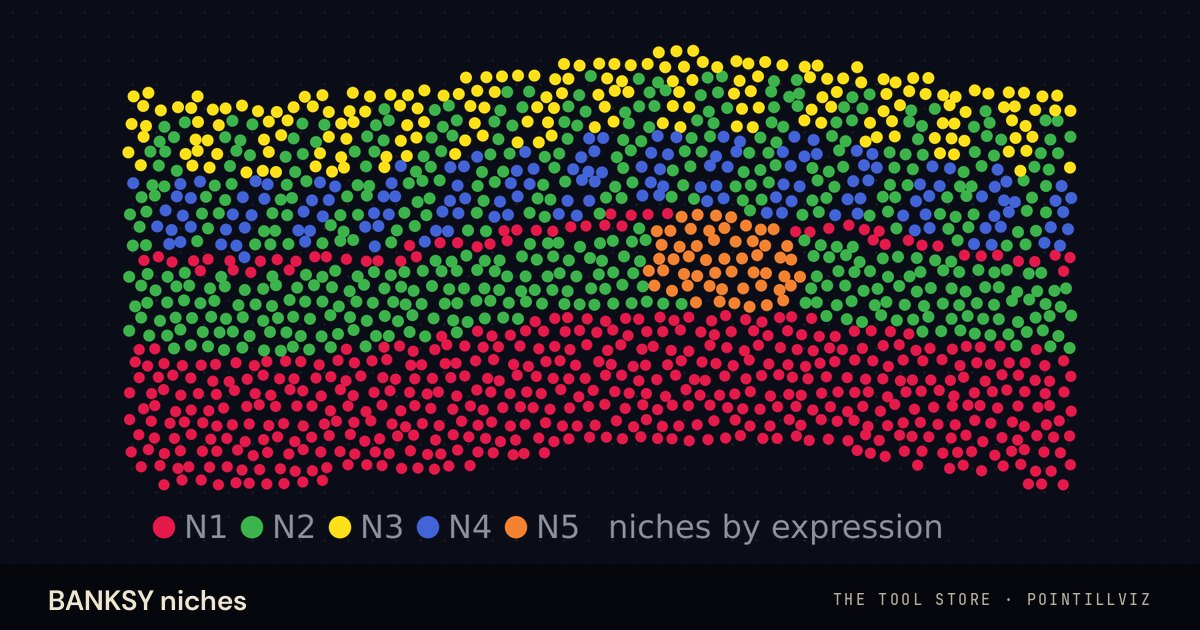
#> input picture assets/media/social/banksy-niches.jpg, 1200 x 630 px
$ python -i build_store_data.py   (imports and definitions only)
#> lines starting #> are read from the running program, lines starting #| are printed output that depends on the picture
#!/usr/bin/env python3
"""Build the Tool Store's data from the PointillViz tool registry's index.

    pixi run --manifest-path _build/pixi.toml build           # the public registry, into this site
    python -I _build/build_store_data.py --index PATH|URL     # any other index.json
    python -I _build/build_store_data.py --index PATH --registry DIR --out DIR
                                                     # a test copy, from a registry checkout

The rebuild workflow runs the first line every hour and commits what changed. It
needs rsvg-convert and Pillow: the environment of _build/pixi.toml, whose lock
pins them, so that the same index always gives the same bytes.

Reads, never writes:
    <index>                               the registry's index.json: each tool's latest
                                          version (manifest, bundle URL and size, gate
                                          report, release date) and the Coming soon list
    <registry>/tools/<id>/README.md       the tool's page text   } when the registry checkout
    <registry>/tools/<id>/preview.svg     its card artwork       } has them; otherwise the
                                                                 } index's readme_url, preview_url

Writes (into store/, or --out):
    data/tools.json                       one record per tool, latest version
    data/tools-index.json                 the same tools, card fields only (what the gallery loads)
    assets/media/tools/<id>.webp          card artwork, 720 x 420
    assets/media/tools/<id>@2x.webp       card artwork, 1440 x 840
    assets/media/social/<id>.jpg          1200 x 630 link preview of a tool
    assets/media/social/store.jpg         1200 x 630 link preview of the gallery

The site copies no tool's code: a tool page links to its bundle (the index's
bundle.url) and to its folder in the public registry (source_url).

Every string in the registry is author-controlled. The README is converted with a
small Markdown subset (a port of the local store's renderer) that escapes all
text and allows only http(s) links; its formulas become MathML built from our
own element names around escaped text. The SVG artwork is rasterized (from
stdin, so it cannot reach other files) instead of being served as SVG, after a
full-size backdrop the author drew first is dropped, so that every artwork sits
on the store's own plate.
"""
from __future__ import annotations

import argparse
import hashlib
import html
import io
import json
import math
import os
import re
import shutil
import subprocess
import sys
import unicodedata
import urllib.parse
import urllib.request
from datetime import datetime
from pathlib import Path

from PIL import Image, ImageDraw, ImageFont

# realpath: a link to this file elsewhere still finds the site and the fonts.
HERE = os.path.dirname(os.path.realpath(__file__))
STORE = os.path.dirname(HERE)                   # the store site: this repository
DEFAULT_INDEX = "https://raw.githubusercontent.com/lamanno-epfl/pointillviz-registry/main/index.json"
FONTS = os.path.join(HERE, "fonts")             # DM Sans and JetBrains Mono, OFL

GATE_ORDER = ["bundle", "manifest", "environment", "entry", "imports", "fixture", "result",
              "edge", "no_mutation"]
SAFE_ID = re.compile(r"^[a-z0-9][a-z0-9_-]{0,63}$")
ART_W, ART_H = 720, 420            # 12:7, the 240 x 140 preview.svg at 3x
MAX_INDEX = 16 * 1024 * 1024
MAX_README = 256 * 1024
MAX_SVG = 4 * 1024 * 1024
INK = (6, 7, 13)
INK_1 = (10, 12, 24)

# Output kinds, badges and disclosures, in the words of brief/CONTENT.md (B5).
OUTPUT_HELP = {
    "cells": "paints the spatial view",
    "labels": "paints categories on the spatial view",
    "vectors": "draws arrows over the tissue",
    "table": "returns a table",
    "matrix": "returns a heatmap",
    "series": "returns a line chart",
    "chord": "returns a chord diagram",
    "radar": "returns a radar plot",
    "images": "returns figures",
    "views": "returns a custom interactive view",
    "files": "returns files to download",
    "summary": "writes a summary",
}
# The outputs a reader can filter by: what the tool will draw. "table" and
# "summary" come with nearly every tool and tell a reader nothing.
OUTPUT_FILTERS = ["cells", "labels", "vectors", "matrix", "series", "chord", "radar", "images",
                  "views", "files"]
LANGUAGES = {"python": "Python", "r": "R"}
GPU_TEXT = {"optional": "GPU optional", "required": "GPU required"}
RISK_SHORT = {"network": "network", "subprocess": "subprocess", "filesystem_write": "writes files",
              "dynamic_exec": "eval", "env": "environment"}
RISK_TEXT = {"network": "opens network connections", "subprocess": "starts other programs",
             "filesystem_write": "writes to the filesystem",
             "dynamic_exec": "builds and runs code at runtime",
             "env": "reads or changes environment variables"}


# --------------------------------------------------------------------------- helpers

def esc(s) -> str:
    return html.escape(str(s), quote=True)


EMAIL = re.compile(r"\s*<[^<>\s]*@[^<>\s]*>")


def strip_email(s: str) -> str:
    """'Name <a@b>' -> 'Name'. Manifests carry addresses that are not for publication."""
    return re.sub(r"\s{2,}", " ", EMAIL.sub("", s or "")).strip()


def fmt_int(n) -> str:
    n = int(n)
    return f"{n:,}" if abs(n) >= 1000 else str(n)


# [13 lines left out: function fmt_num, not called in this run]


NBSP = "\xa0"


# [27 lines left out: functions fmt_bytes, smart, fmt_date, not called in this run]


def short_hash(data: bytes) -> str:
    return hashlib.sha1(data).hexdigest()[:10]


# --------------------------------------------------------------------------- markdown
#
# A port of the local store's renderMarkdown (APP/store/web/app.js): the same
# small subset, emitting escaped HTML instead of DOM nodes. Headings are pushed
# below the page's own: the page's sections are h2, so README headings start at
# h3, and a leading "# <tool name>" is dropped because the page already says it.

INLINE = re.compile(r"(`[^`]+`)|(\*\*[\s\S]+?\*\*)|(\*[^*\n]+\*)|(\[[^\]\n]*\]\([^)\s]*\))")


def safe_href(url: str):
    return url if re.match(r"^https?://", url, re.I) else None


# [24 lines left out: function md_inline, not called in this run]


# --------------------------------------------------------------------------- maths
#
# READMEs write display formulas between $$ lines in the local store's compact
# subset (\frac{}{}, \sum_{}, \set{}, \paren{}, ^{}, _{}) mixed with Unicode
# (xⱼ, r², x̄, √(…)), and inline maths as *emphasis*. Both become MathML Core,
# which browsers lay out natively; store.css sets it in the vendored math font.
#
# Three passes: lex (commands, brackets, words and scripts, as markers), group
# (brackets into fences, so that each stretches only to its own content) and
# finish (runs of words into mtext, then roots, primes and scripts attach to
# what precedes them). Every string is escaped; only element names we chose are
# emitted, so author text cannot add markup.

SUB = dict(zip("₀₁₂₃₄₅₆₇₈₉₊₋₌₍₎ₐₑₒₓₔₕₖₗₘₙₚₛₜᵢⱼᵣᵤᵥᵦᵧᵨᵩᵪ",
               "0123456789+−=()aeoxəhklmnpstijruvβγρφχ"))
SUP = dict(zip("⁰¹²³⁴⁵⁶⁷⁸⁹⁺⁻⁼⁽⁾ⁿⁱ", "0123456789+−=()ni"))
ACCENT = {
    "\N{COMBINING MACRON}": "\N{MACRON}",
    "\N{COMBINING OVERLINE}": "\N{MACRON}",
    "\N{COMBINING CIRCUMFLEX ACCENT}": "\N{MODIFIER LETTER CIRCUMFLEX ACCENT}",
    "\N{COMBINING TILDE}": "\N{SMALL TILDE}",
    "\N{COMBINING DOT ABOVE}": "\N{DOT ABOVE}",
    "\N{COMBINING DIAERESIS}": "\N{DIAERESIS}",
    "\N{COMBINING CARON}": "\N{CARON}",
    "\N{COMBINING RIGHT ARROW ABOVE}": "\N{RIGHTWARDS ARROW}",
}
PRIMES = "′″‴"
FENCE = {"(": ")", "[": "]", "{": "}", "⟨": "⟩"}
RELATIONS = {"=", "∝", "≈", "≡"}
# Operators that bring their own spacing: a run of words beside one needs no more.
SPACED = set("=+−×·/,:;<>≤≥∝≈≡∈∉⊂⊆→⟶|‖*∑")
# Function names stay identifiers even when a space follows them (log P).
FUNCTIONS = {"log", "ln", "exp", "sin", "cos", "tan", "min", "max", "mean", "var", "softmax",
             "argmax", "argmin", "det", "tr"}
MATH_COMMANDS = ("\\frac{", "\\sum_{", "\\set{", "\\paren{", "^{", "_{")
MATHY = set("=()[]∇√∑±×·−+/<>≤≥∈∞∂′|‖%…") | set(SUB) | set(SUP)


# [11 lines left out: function _match_brace, not called in this run]


def _latin(c: str) -> bool:
    return ("a" <= c <= "z") or ("A" <= c <= "Z")


# [229 lines left out: functions _script_node, _lex_text, _lex, _group, _prose, _finish, not called in this run]


def _parse(src: str) -> list:
    return _finish(_group(_lex(src)))


# [16 lines left out: function _tall, not called in this run]


def _mml_list(nodes: list, display: bool) -> str:
    tall = any(_tall(k, display) for k in nodes)
    return "".join(_mml(k, display, tall) for k in nodes)


# [102 lines left out: functions _mml, _arg, math_linear, is_mathy, not called in this run]


def math_inline(src: str) -> str:
    return f"<math>{_mml_list(_parse(src), False)}</math>"


# [48 lines left out: functions _pieces, _words_only, _verbal_html, _piece_html, not called in this run]


def formula_block(src: str) -> str:
    """A display formula. READMEs separate the equations of a formula line with
    runs of spaces; each equation is split again at its top-level relations, and
    the parts wrap on a narrow screen. Screen readers get the formula as text."""
    eqs = [t.strip() for t in re.split(r"\s{3,}", src.strip()) if t.strip()]
    arrows = ("⟶", "→")
    lins = []
    for k, e in enumerate(eqs):
        lin = math_linear(e).strip()
        if k + 1 < len(eqs) and not lin.endswith(",") and lin not in arrows and eqs[k + 1] not in arrows:
            lin += ","
        lins.append(lin)
    linear = re.sub(r"\s+", " ", " ".join(lins)).strip()
    html_eqs = "".join('<span class="st-formula__eq">' + "".join(_piece_html(p) for p in _pieces(_parse(e))) + "</span>"
                       for e in eqs)
    return (f'<div class="st-formula" role="img" aria-label="{esc(linear)}">'
            f'<div class="st-formula__row">{html_eqs}</div></div>')


def is_table_rule(line: str) -> bool:
    return "|" in line and re.match(r"^\s*\|?[\s:|-]*-[\s:|-]*\|?\s*$", line) is not None


# [5 lines left out: function table_cells, not called in this run]


STOP = re.compile(r"^\s*(```|#{1,6}\s|[-*+]\s|\d+[.)]\s|>|\$\$)")


NO_TRANSLATE = re.compile(r"<(code|pre|math)(?=[\s>])")


# [106 lines left out: functions markdown_html, svg_label, not called in this run]


BACKDROP = re.compile(r"^(\s*(?:<\?xml[^>]*>\s*)?(?:<!--[\s\S]*?-->\s*)*<svg\b[^>]*>\s*)(<rect\b[^>]*?/>|<rect\b[^>]*>\s*</rect>)", re.I)


# [488 lines left out: functions strip_backdrop, hash32, mulberry32, constellation_svg, rasterize, webp_bytes and 17 more, not called in this run]


# [2 lines not run here, left out]

>>> import cv2
>>> picture = cv2.imread('../assets/media/social/banksy-niches.jpg', cv2.IMREAD_GRAYSCALE)
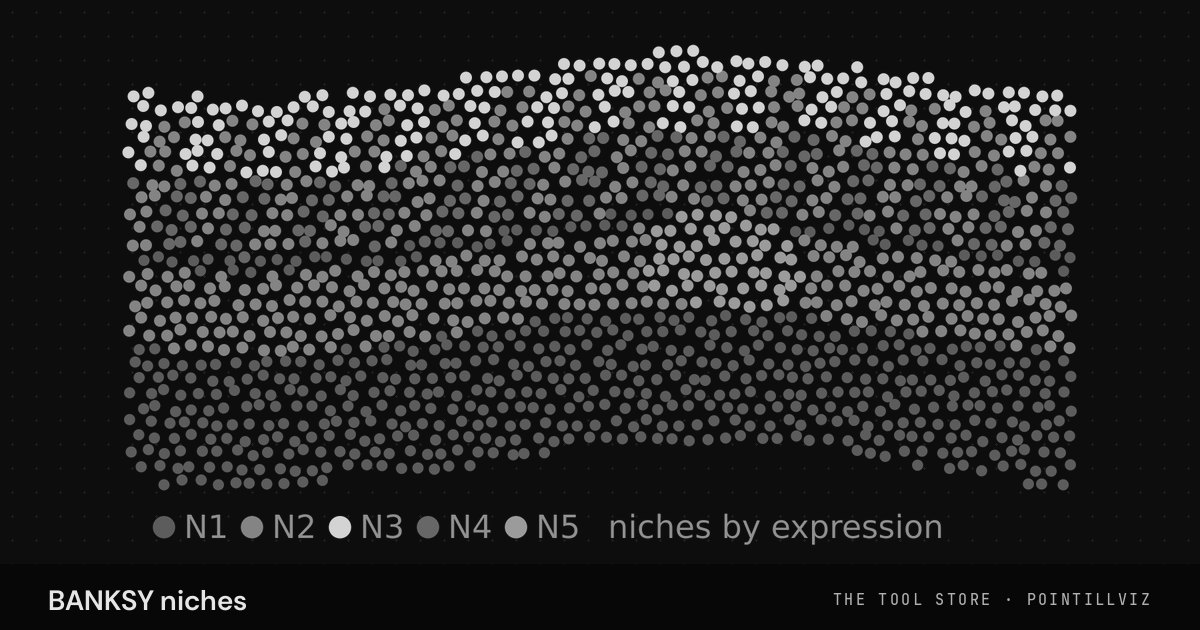
#> picture: shape (630, 1200); min 0, max 248, mean 37.4
#> (the run stopped early here; a loop or call above may not have finished)

$ run again, on assets/media/social/expression-hotspots.jpg
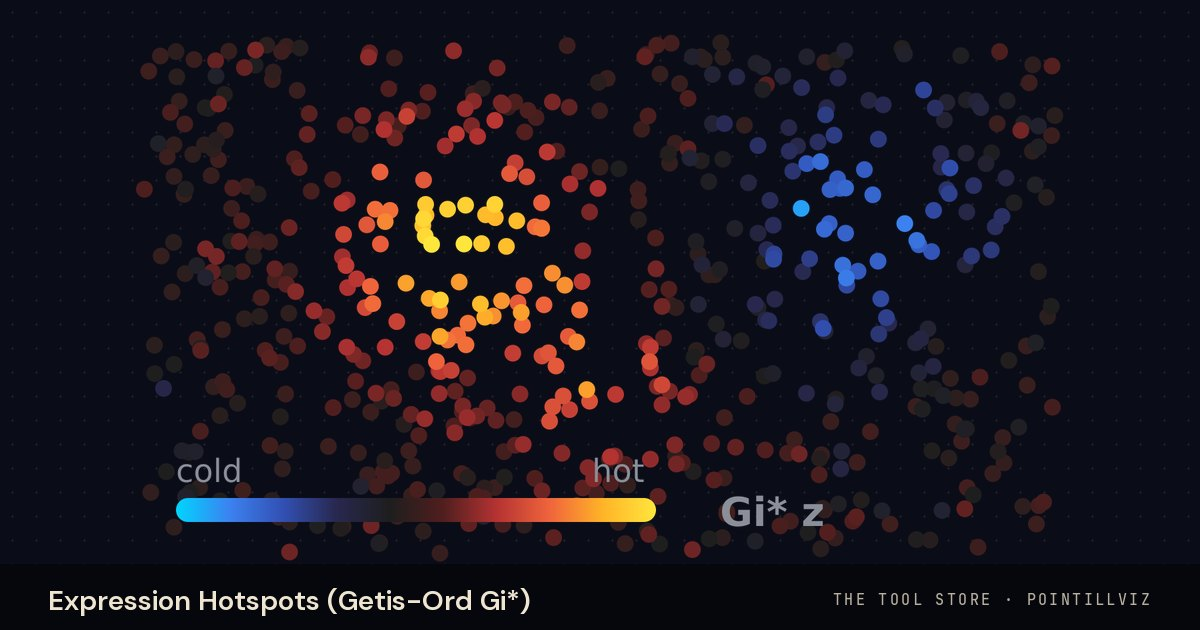
#> input picture assets/media/social/expression-hotspots.jpg, 1200 x 630 px
#> `picture = cv2.imread('../assets/media/social/banksy-niches.jpg', cv2.I..`:
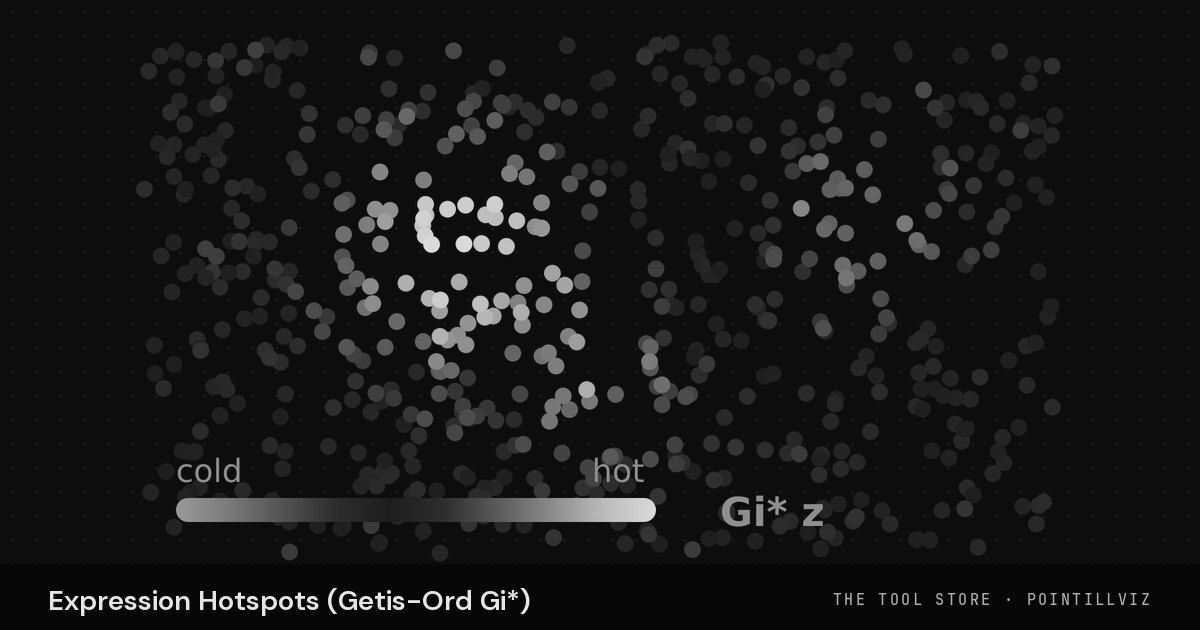
#> picture: shape (630, 1200); min 0, max 249, mean 22.6
